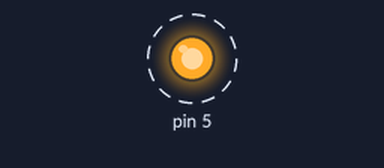
Recording of a sketch running on a simulated Arduino Uno, built with avr-gcc and run on an emulated ATmega328P. Shown: output pins drawn as LEDs (lit = HIGH). Dashed ring = blinking.

Above: at 0.12 s.
Timing chart, 0 to 3.0 s (numbered marks = the images above):
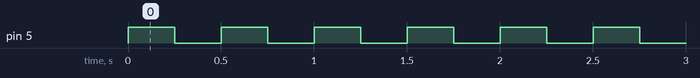

The sketch:

buzzer_control.ino
```cpp
void setup()
{
	pinMode(5, OUTPUT);
}

void loop()
{
	digitalWrite(5, 1);
	delay(250);
	digitalWrite(5, 0);
	delay(250);
}
```

Measured:
- by itself, pin 5: alternates HIGH for 0.25 s and LOW for 0.25 s
